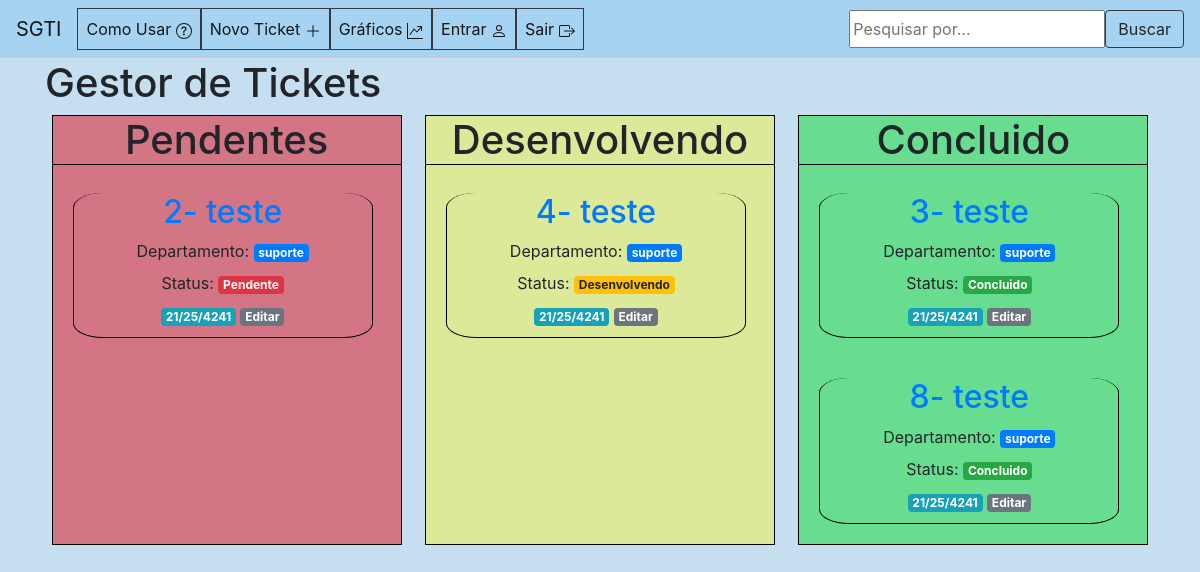
Screenshot of /home (signed in) with the database file from the repository.
### tables this page shows
CREATE TABLE posts (
    id INTEGER PRIMARY KEY AUTOINCREMENT,
    created TIMESTAMP NOT NULL DEFAULT CURRENT_TIMESTAMP,
    title TEXT NOT NULL,
    content TEXT NOT NULL,
    conclusao TEXT NOT NULL,
    departamentos TEXT NOT NULL,
    status TEXT NOT NULL,
    anexos TEXT NOT NULL
);

### app.py (the view, shortened to what this page needs)
@app.route('/home', methods=('GET', 'POST'))
@login_required
def index():
    dep = current_user.username
    conn = get_db_connection()
    posts = conn.execute("SELECT * FROM posts WHERE departamentos LIKE (SELECT departamento FROM user WHERE username = ?)", [dep]).fetchall()
    conn.close()
    print(dep)
    return render_template('indexnew.html', posts=posts)

### app.py (called while the page is built)
@login_manager.user_loader
def load_user(user_id):
    return User.query.get(int(user_id))

def get_db_connection():
    conn = sqlite3.connect('database.db')
    conn.row_factory = sqlite3.Row
    return conn

### templates/indexnew.html
{% extends 'base.html' %}
{% block content %}
<h1 id="titulo">{% block title %} Gestor de Tickets {% endblock %}</h1>
<div class="pedidos">
    <div class="basePendente">
        <h1 id="titulo" style="text-align:center">Pendentes</h1>
        {% for post in posts %}
        {% if post['Status'] == 'pendente' %}
        <div class="cards">
            <div class="square">
                <a href="{{ url_for('post', post_id=post['id']) }}">
                    <h2>{{post['id']}}- {{ post['title'] }} </h2>
                </a>
                <label for="">Departamento: <span class="badge badge-primary">{{post['departamentos']}}</span></label>
                <br>
                <label>Status: <span class="{{post['Status']}}">{{post['Status']}}</span></label>
                <br>
                <span class="badge badge-info">{{ post['conclusao'] }}</span>
                <a href="{{ url_for('edit', id=post['id']) }}">
                    <span class="badge badge-secondary">Editar</span>
                </a>
            </div>
        </div>
        {% endif %}
        {% endfor %}
    </div>
    <div class="baseDesenvolvendo">
        <h1 id="titulo" style="text-align:center">Desenvolvendo</h1>
        {% for post in posts %}
        {% if post['Status'] == 'desenvolvendo' %}
        <div class="cards">
            <div class="square">
                <a href="{{ url_for('post', post_id=post['id']) }}">
                    <h2>{{post['id']}}- {{ post['title'] }} </h2>
                </a>
                <label for="">Departamento: <span class="badge badge-primary">{{post['departamentos']}}</span></label>
                <br>
                <label>Status: <span class="{{post['Status']}}">{{post['Status']}}</span></label>
                <br>
                <span class="badge badge-info">{{ post['conclusao'] }}</span>
                <a href="{{ url_for('edit', id=post['id']) }}">
                    <span class="badge badge-secondary">Editar</span>
                </a>
            </div>
        </div>
        {%endif%}
        {% endfor %}
    </div>
    <div class="baseFinalizado">
        <h1 id="titulo" style="text-align:center">Concluido</h1>
        {% for post in posts %}
        {% if post['Status'] == 'concluido' %}
        <div class="cards">
            <div class="square">
                <a href="{{ url_for('post', post_id=post['id']) }}">
                    <h2>{{post['id']}}- {{ post['title'] }} </h2>
                </a>
                <label for="">Departamento: <span class="badge badge-primary">{{post['departamentos']}}</span></label>
                <br>
                <label>Status: <span class="{{post['Status']}}">{{post['Status']}}</span></label>
                <br>
                <span class="badge badge-info">{{ post['conclusao'] }}</span>
                <a href="{{ url_for('edit', id=post['id']) }}">
                    <span class="badge badge-secondary">Editar</span>
                </a>
            </div>
        </div>
        {%endif%}
        {% endfor %}
    </div>
</div>
{% endblock %}

### static/css/style.css (style rules this page uses)
.pendente { text-transform: capitalize; color: #fff; background-color: #dc3545; display: inline-block; padding: .25em .4em; font-size: 75%; font-weight: 700; line-height: 1; text-align: center; white-space: nowrap; vertical-align: baseline; border-radius: .25rem; transition: color .15s ease-in-out, background-color .15s ease-in-out, border-color .15s ease-in-out, box-shadow .15s ease-in-out; }
.desenvolvendo { text-transform: capitalize; color: #212529; background-color: #ffc107; display: inline-block; padding: .25em .4em; font-size: 75%; font-weight: 700; line-height: 1; text-align: center; white-space: nowrap; vertical-align: baseline; border-radius: .25rem; transition: color .15s ease-in-out, background-color .15s ease-in-out, border-color .15s ease-in-out, box-shadow .15s ease-in-out; }
.concluido { text-transform: capitalize; color: #fff; background-color: #28a745; display: inline-block; padding: .25em .4em; font-size: 75%; font-weight: 700; line-height: 1; text-align: center; white-space: nowrap; vertical-align: baseline; border-radius: .25rem; transition: color .15s ease-in-out, background-color .15s ease-in-out, border-color .15s ease-in-out, box-shadow .15s ease-in-out; }
.cards { padding: 20px; }
.square { border-bottom: solid 1px black; border-right: solid 1px black; border-left: solid 1px black; text-align: center; width: 300px; padding-bottom: 10px; border-radius: 10%; }
.pedidos { display: flex; justify-content: space-around; }
.basePendente { background-color: #dc35469f; width: 350px; border: solid 1px black; }
.basePendente h1 { border-bottom: #000 solid 1px; }
.baseDesenvolvendo { background-color: #fff70f62; width: 350px; margin-left: 10px; margin-right: 10px; border: solid 1px black; }
.baseDesenvolvendo h1 { border-bottom: #000 solid 1px; }
.baseFinalizado { background-color: #35dc59a3; width: 350px; border: solid 1px black; }
.baseFinalizado h1 { border-bottom: #000 solid 1px; }

### rows the page displays
posts: id "2", title "teste", departamentos "suporte", Status "Pendente", conclusao "21/25/4241"
posts: id "4", title "teste", departamentos "suporte", Status "Desenvolvendo", conclusao "21/25/4241"
posts: id "3", title "teste", departamentos "suporte", Status "Concluido", conclusao "21/25/4241"
posts: id "8", title "teste", departamentos "suporte", Status "Concluido", conclusao "21/25/4241"
